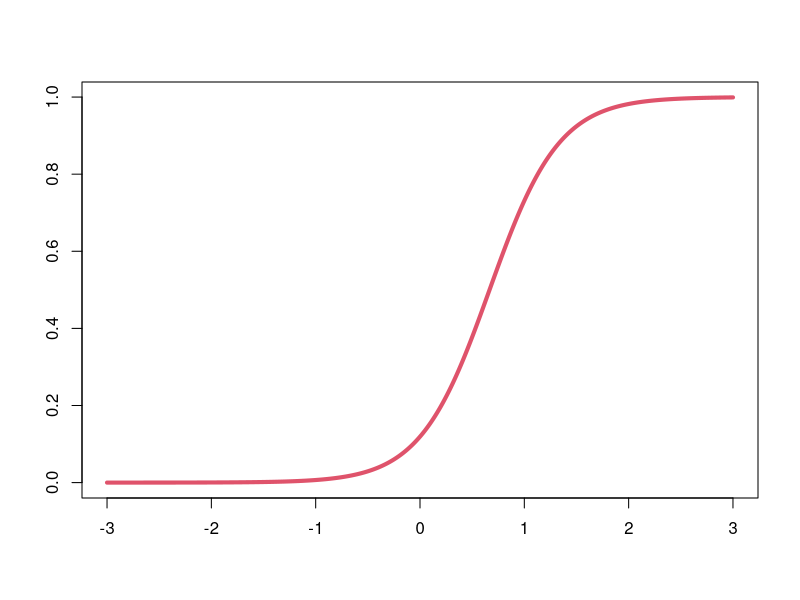

Reproduce this figure in R.
###############################################################################
# Logistic regression
x = seq(-3, 3, by=.01)
a = -2; b = 3
pdf('../figs/logistic-curve.pdf')
plot(x, plogis(a + b*x), main='', xlab='', ylab='', lwd=4, col=2, type='l')
dev.off()
